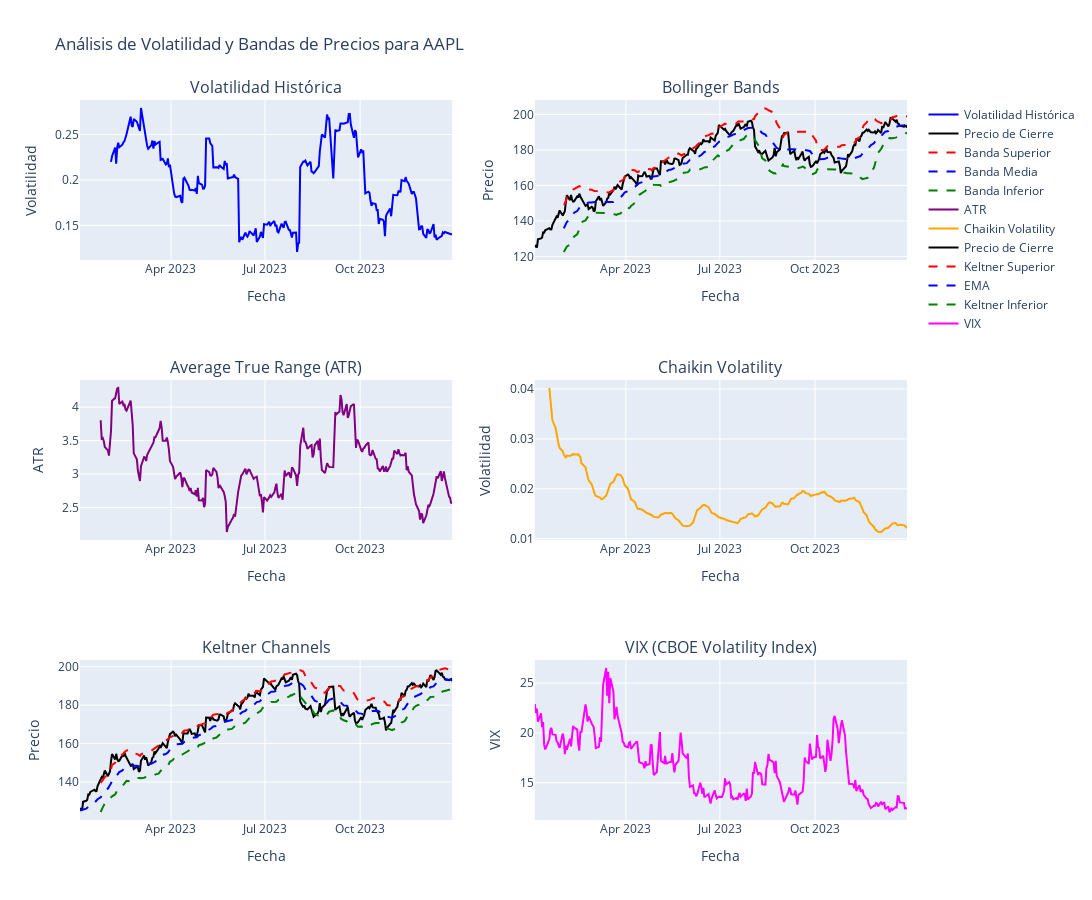

The notebook cell saved with this chart:
### Code cell
import yfinance as yf
import pandas as pd
import numpy as np
import plotly.graph_objects as go
import plotly.subplots as sp

# Descargar datos históricos de Apple
ticker = 'AAPL'
data = yf.download(ticker, start='2023-01-01', end='2024-01-01')

# Descargar datos históricos del VIX
vix_data = yf.download('^VIX', start='2023-01-01', end='2024-01-01')

# Calcular rendimientos logarítmicos
data['Log Returns'] = np.log(data['Close'] / data['Close'].shift(1))

# Calcular Volatilidad Histórica
data['Historical Volatility'] = data['Log Returns'].rolling(window=21).std() * np.sqrt(252)

# Calcular Bollinger Bands
data['Middle Band'] = data['Close'].rolling(window=20).mean()
data['Upper Band'] = data['Middle Band'] + 2 * data['Close'].rolling(window=20).std()
data['Lower Band'] = data['Middle Band'] - 2 * data['Close'].rolling(window=20).std()

# Calcular ATR (Average True Range)
data['High-Low'] = data['High'] - data['Low']
data['High-Close'] = np.abs(data['High'] - data['Close'].shift(1))
data['Low-Close'] = np.abs(data['Low'] - data['Close'].shift(1))
data['True Range'] = data[['High-Low', 'High-Close', 'Low-Close']].max(axis=1)
data['ATR'] = data['True Range'].rolling(window=14).mean()

# Calcular Chaikin Volatility
data['EMA High'] = data['High'].ewm(span=10, adjust=False).mean()
data['EMA Low'] = data['Low'].ewm(span=10, adjust=False).mean()
data['Chaikin Volatility'] = ((data['EMA High'] - data['EMA Low']) / data['EMA Low']).rolling(window=10).mean()

# Calcular Keltner Channels
data['EMA Close'] = data['Close'].ewm(span=20, adjust=False).mean()
data['Upper Keltner'] = data['EMA Close'] + data['ATR'] * 2
data['Lower Keltner'] = data['EMA Close'] - data['ATR'] * 2

# Crear subplots para los gráficos
fig = sp.make_subplots(rows=3, cols=2, subplot_titles=(
    'Volatilidad Histórica',
    'Bollinger Bands',
    'Average True Range (ATR)',
    'Chaikin Volatility',
    'Keltner Channels',
    'VIX (CBOE Volatility Index)'
))

# Volatilidad Histórica
fig.add_trace(
    go.Scatter(x=data.index, y=data['Historical Volatility'], mode='lines', name='Volatilidad Histórica', line=dict(color='blue')),
    row=1, col=1
)

# Bollinger Bands
fig.add_trace(
    go.Scatter(x=data.index, y=data['Close'], mode='lines', name='Precio de Cierre', line=dict(color='black')),
    row=1, col=2
)
fig.add_trace(
    go.Scatter(x=data.index, y=data['Upper Band'], mode='lines', name='Banda Superior', line=dict(color='red', dash='dash')),
    row=1, col=2
)
fig.add_trace(
    go.Scatter(x=data.index, y=data['Middle Band'], mode='lines', name='Banda Media', line=dict(color='blue', dash='dash')),
    row=1, col=2
)
fig.add_trace(
    go.Scatter(x=data.index, y=data['Lower Band'], mode='lines', name='Banda Inferior', line=dict(color='green', dash='dash')),
    row=1, col=2
)

# ATR
fig.add_trace(
    go.Scatter(x=data.index, y=data['ATR'], mode='lines', name='ATR', line=dict(color='purple')),
    row=2, col=1
)

# Chaikin Volatility
fig.add_trace(
    go.Scatter(x=data.index, y=data['Chaikin Volatility'], mode='lines', name='Chaikin Volatility', line=dict(color='orange')),
    row=2, col=2
)

# Keltner Channels
fig.add_trace(
    go.Scatter(x=data.index, y=data['Close'], mode='lines', name='Precio de Cierre', line=dict(color='black')),
    row=3, col=1
)
fig.add_trace(
    go.Scatter(x=data.index, y=data['Upper Keltner'], mode='lines', name='Keltner Superior', line=dict(color='red', dash='dash')),
    row=3, col=1
)
fig.add_trace(
    go.Scatter(x=data.index, y=data['EMA Close'], mode='lines', name='EMA', line=dict(color='blue', dash='dash')),
    row=3, col=1
)
fig.add_trace(
    go.Scatter(x=data.index, y=data['Lower Keltner'], mode='lines', name='Keltner Inferior', line=dict(color='green', dash='dash')),
    row=3, col=1
)

# VIX
fig.add_trace(
    go.Scatter(x=vix_data.index, y=vix_data['Close'], mode='lines', name='VIX', line=dict(color='magenta')),
    row=3, col=2
)

# Layout
fig.update_layout(
    height=900,
    width=1200,
    title_text='Análisis de Volatilidad y Bandas de Precios para AAPL',
    showlegend=True
)

fig.update_xaxes(title_text='Fecha', row=1, col=1)
fig.update_xaxes(title_text='Fecha', row=1, col=2)
fig.update_xaxes(title_text='Fecha', row=2, col=1)
fig.update_xaxes(title_text='Fecha', row=2, col=2)
fig.update_xaxes(title_text='Fecha', row=3, col=1)
fig.update_xaxes(title_text='Fecha', row=3, col=2)

fig.update_yaxes(title_text='Volatilidad', row=1, col=1)
fig.update_yaxes(title_text='Precio', row=1, col=2)
fig.update_yaxes(title_text='ATR', row=2, col=1)
fig.update_yaxes(title_text='Volatilidad', row=2, col=2)
fig.update_yaxes(title_text='Precio', row=3, col=1)
fig.update_yaxes(title_text='VIX', row=3, col=2)

fig.show()

### Figure 1 — Plotly figure (JSON) as saved in the notebook; plotly's stock layout.template omitted (floating-point values rounded to 4 significant figures; data arrays with more than 128 entries replaced by an {"elided": "..."} marker saying what was removed)
{"data": [{"line": {"color": "blue"}, "mode": "lines", "name": "Volatilidad Histórica", "type": "scatter", "x": {"elided": "250 str values"}, "xaxis": "x", "y": {"elided": "250 float values"}, "yaxis": "y"}, {"line": {"color": "black"}, "mode": "lines", "name": "Precio de Cierre", "type": "scatter", "x": {"elided": "250 str values"}, "xaxis": "x2", "y": {"elided": "250 float values"}, "yaxis": "y2"}, {"line": {"color": "red", "dash": "dash"}, "mode": "lines", "name": "Banda Superior", "type": "scatter", "x": {"elided": "250 str values"}, "xaxis": "x2", "y": {"elided": "250 float values"}, "yaxis": "y2"}, {"line": {"color": "blue", "dash": "dash"}, "mode": "lines", "name": "Banda Media", "type": "scatter", "x": {"elided": "250 str values"}, "xaxis": "x2", "y": {"elided": "250 float values"}, "yaxis": "y2"}, {"line": {"color": "green", "dash": "dash"}, "mode": "lines", "name": "Banda Inferior", "type": "scatter", "x": {"elided": "250 str values"}, "xaxis": "x2", "y": {"elided": "250 float values"}, "yaxis": "y2"}, {"line": {"color": "purple"}, "mode": "lines", "name": "ATR", "type": "scatter", "x": {"elided": "250 str values"}, "xaxis": "x3", "y": {"elided": "250 float values"}, "yaxis": "y3"}, {"line": {"color": "orange"}, "mode": "lines", "name": "Chaikin Volatility", "type": "scatter", "x": {"elided": "250 str values"}, "xaxis": "x4", "y": {"elided": "250 float values"}, "yaxis": "y4"}, {"line": {"color": "black"}, "mode": "lines", "name": "Precio de Cierre", "type": "scatter", "x": {"elided": "250 str values"}, "xaxis": "x5", "y": {"elided": "250 float values"}, "yaxis": "y5"}, {"line": {"color": "red", "dash": "dash"}, "mode": "lines", "name": "Keltner Superior", "type": "scatter", "x": {"elided": "250 str values"}, "xaxis": "x5", "y": {"elided": "250 float values"}, "yaxis": "y5"}, {"line": {"color": "blue", "dash": "dash"}, "mode": "lines", "name": "EMA", "type": "scatter", "x": {"elided": "250 str values"}, "xaxis": "x5", "y": {"elided": "250 float values"}, "yaxis": "y5"}, {"line": {"color": "green", "dash": "dash"}, "mode": "lines", "name": "Keltner Inferior", "type": "scatter", "x": {"elided": "250 str values"}, "xaxis": "x5", "y": {"elided": "250 float values"}, "yaxis": "y5"}, {"line": {"color": "magenta"}, "mode": "lines", "name": "VIX", "type": "scatter", "x": {"elided": "250 str values"}, "xaxis": "x6", "y": {"elided": "250 float values"}, "yaxis": "y6"}], "layout": {"annotations": [{"font": {"size": 16}, "showarrow": false, "text": "Volatilidad Histórica", "x": 0.225, "xanchor": "center", "xref": "paper", "y": 1, "yanchor": "bottom", "yref": "paper"}, {"font": {"size": 16}, "showarrow": false, "text": "Bollinger Bands", "x": 0.775, "xanchor": "center", "xref": "paper", "y": 1, "yanchor": "bottom", "yref": "paper"}, {"font": {"size": 16}, "showarrow": false, "text": "Average True Range (ATR)", "x": 0.225, "xanchor": "center", "xref": "paper", "y": 0.6111, "yanchor": "bottom", "yref": "paper"}, {"font": {"size": 16}, "showarrow": false, "text": "Chaikin Volatility", "x": 0.775, "xanchor": "center", "xref": "paper", "y": 0.6111, "yanchor": "bottom", "yref": "paper"}, {"font": {"size": 16}, "showarrow": false, "text": "Keltner Channels", "x": 0.225, "xanchor": "center", "xref": "paper", "y": 0.2222, "yanchor": "bottom", "yref": "paper"}, {"font": {"size": 16}, "showarrow": false, "text": "VIX (CBOE Volatility Index)", "x": 0.775, "xanchor": "center", "xref": "paper", "y": 0.2222, "yanchor": "bottom", "yref": "paper"}], "height": 900, "showlegend": true, "title": {"text": "Análisis de Volatilidad y Bandas de Precios para AAPL"}, "width": 1200, "xaxis": {"anchor": "y", "domain": [0, 0.45], "title": {"text": "Fecha"}}, "xaxis2": {"anchor": "y2", "domain": [0.55, 1], "title": {"text": "Fecha"}}, "xaxis3": {"anchor": "y3", "domain": [0, 0.45], "title": {"text": "Fecha"}}, "xaxis4": {"anchor": "y4", "domain": [0.55, 1], "title": {"text": "Fecha"}}, "xaxis5": {"anchor": "y5", "domain": [0, 0.45], "title": {"text": "Fecha"}}, "xaxis6": {"anchor": "y6", "domain": [0.55, 1], "title": {"text": "Fecha"}}, "yaxis": {"anchor": "x", "domain": [0.7778, 1], "title": {"text": "Volatilidad"}}, "yaxis2": {"anchor": "x2", "domain": [0.7778, 1], "title": {"text": "Precio"}}, "yaxis3": {"anchor": "x3", "domain": [0.3889, 0.6111], "title": {"text": "ATR"}}, "yaxis4": {"anchor": "x4", "domain": [0.3889, 0.6111], "title": {"text": "Volatilidad"}}, "yaxis5": {"anchor": "x5", "domain": [0, 0.2222], "title": {"text": "Precio"}}, "yaxis6": {"anchor": "x6", "domain": [0, 0.2222], "title": {"text": "VIX"}}}}
